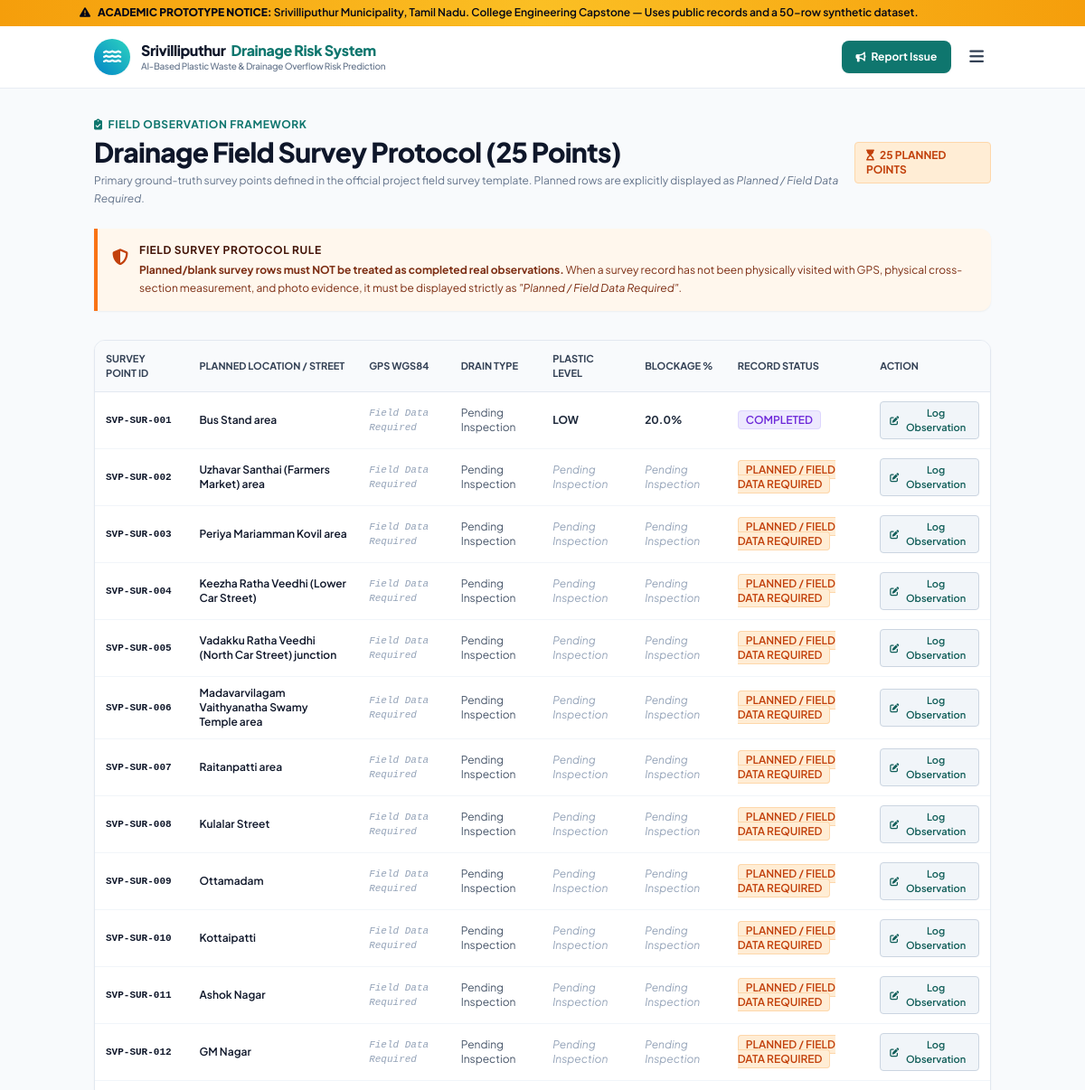
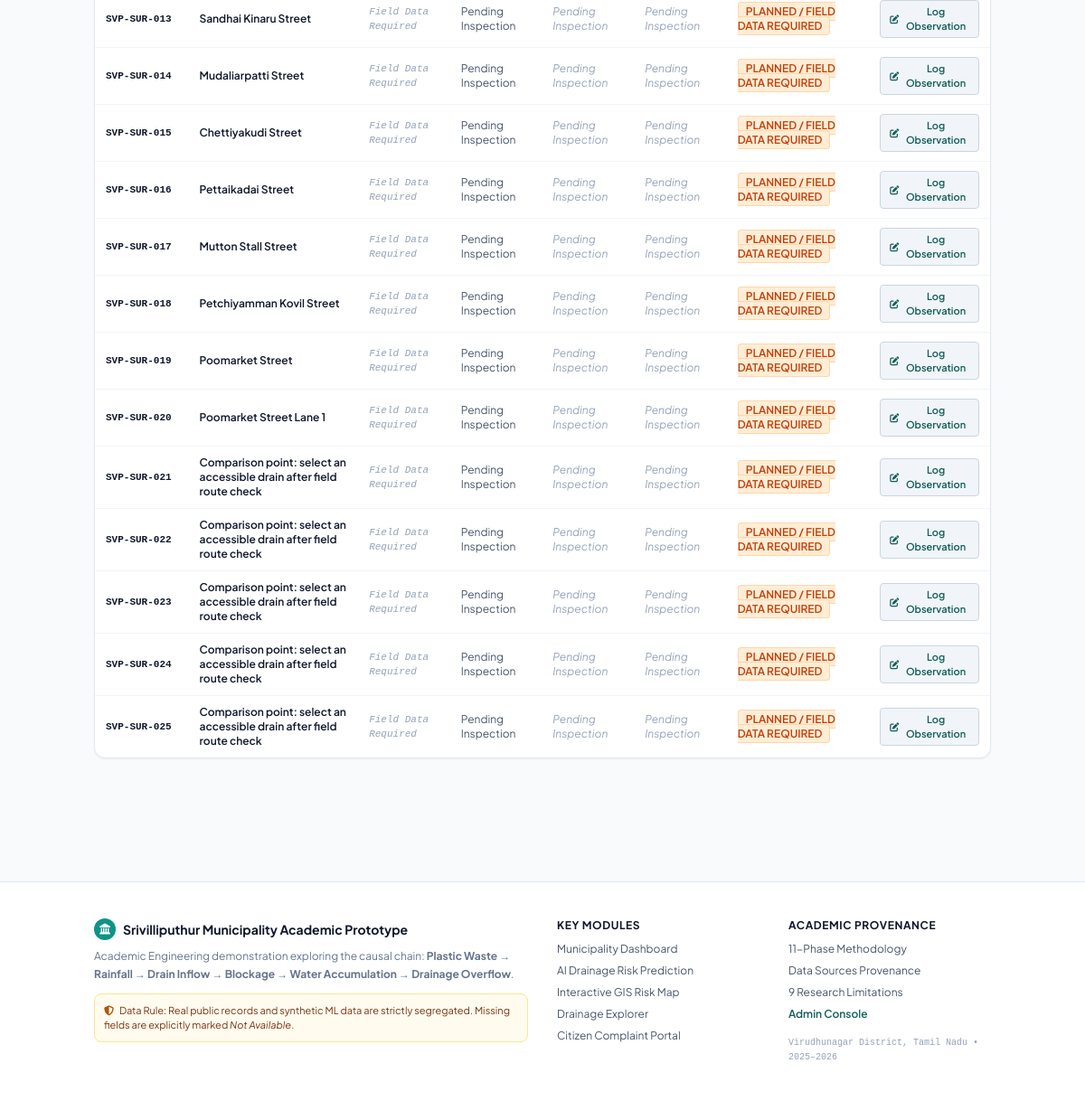
Screenshot of /field-survey with the database file from the repository (2 pictures, top to bottom).
### tables this page shows
CREATE TABLE field_surveys (
        id INTEGER PRIMARY KEY AUTOINCREMENT,
        survey_point_id TEXT UNIQUE NOT NULL,
        drain_id TEXT,
        survey_date TEXT,
        survey_time_ist TEXT,
        surveyor_id TEXT,
        ward_no INTEGER,
        street_or_location TEXT NOT NULL,
        landmark TEXT,
        latitude_wgs84 REAL,
        longitude_wgs84 REAL,
        gps_accuracy_m REAL,
        gps_method TEXT DEFAULT 'Phone GPS',
        drain_present TEXT,
        drain_type TEXT,
        drain_cover_status TEXT,
        drain_shape TEXT,
        drain_length_observed_m REAL,
        drain_width_m REAL,
        drain_depth_m REAL,
        water_depth_cm REAL,
        flow_observed TEXT,
        plastic_level TEXT,
        plastic_description TEXT,
        other_debris_level TEXT,
        sediment_depth_cm REAL,
        blockage_percent REAL,
        blockage_method TEXT,
        overflow_observed TEXT,
        overflow_evidence TEXT,
        overflow_severity TEXT,
        last_cleaning_date TEXT,
        cleaning_info_source TEXT,
        days_since_cleaning INTEGER,
        weather_at_visit TEXT,
        rainfall_recent_notes TEXT,
        notes TEXT,
        record_status TEXT NOT NULL DEFAULT 'PLANNED',
        data_quality_check TEXT
    );

### app.py (the view)
@app.route('/field-survey')
def field_survey():
    conn = get_db()
    c = conn.cursor()
    c.execute("SELECT * FROM field_surveys")
    surveys = [dict(row) for row in c.fetchall()]
    conn.close()
    return render_template('field_survey.html', surveys=surveys)

### app.py (called while the page is built)
def get_db():
    conn = sqlite3.connect(str(DB_PATH))
    conn.row_factory = sqlite3.Row
    return conn

@app.context_processor
def inject_global_context():
    return {
        'project_title': 'AI-Based Plastic Waste & Drainage Overflow Risk Prediction System',
        'municipality_name': 'Srivilliputhur Municipality',
        'state_name': 'Tamil Nadu',
        'prototype_disclaimer': 'Academic Demonstration Prototype — Built using public municipal records and a 50-row synthetic ML dataset. Not an official municipal deployment.',
        'current_year': '2026'
    }

    def __call__(self, environ, start_response):
        path = environ.get('PATH_INFO', '')
        for entry in ['/api/index.py', '/api/index']:
            if path == entry:
                environ['PATH_INFO'] = '/'
                break
            elif path.startswith(entry + '/'):
                environ['PATH_INFO'] = path[len(entry):]
                break
        return self.wsgi_app(environ, start_response)

### templates/field_survey.html (shortened to what this page needs)
{% extends "base.html" %}
{% block content %}
<div class="container mx-auto px-4 py-8">
  <div class="flex flex-col md:flex-row md:items-center justify-between gap-4 mb-6">
    <div>
      <div class="text-xs font-bold text-teal-700 uppercase tracking-wider mb-1 flex items-center gap-1.5">
        <i class="fa-solid fa-clipboard-check"></i> Field Observation Framework
      </div>
      <h1 class="text-2xl md:text-3xl font-extrabold text-slate-900 tracking-tight">
        Drainage Field Survey Protocol (25 Points)
      </h1>
      <p class="text-xs text-slate-500 mt-1 leading-relaxed">
        Primary ground-truth survey points defined in the official project field survey template. Planned rows are explicitly displayed as <em>Planned / Field Data Required</em>.
      </p>
    </div>
    <div class="flex items-center gap-2 self-start md:self-auto">
      <span class="badge-status-field-required px-3 py-1.5 text-xs font-bold">
        <i class="fa-solid fa-hourglass-start mr-1"></i> 25 PLANNED POINTS
      </span>
    </div>
  </div>
  <div class="p-4 bg-orange-50 border-l-4 border-orange-500 rounded-r-xl mb-8 shadow-sm">
    <div class="flex items-start gap-3">
      <i class="fa-solid fa-shield-halved text-orange-700 text-lg mt-0.5"></i>
      <div>
        <div class="text-xs font-bold text-orange-950 uppercase tracking-wider">Field Survey Protocol Rule</div>
        <p class="text-xs text-orange-900 mt-1 leading-relaxed">
          <strong>Planned/blank survey rows must NOT be treated as completed real observations.</strong>
          When a survey record has not been physically visited with GPS, physical cross-section measurement, and photo evidence, it must be displayed strictly as <em>"Planned / Field Data Required"</em>.
        </p>
      </div>
    </div>
  </div>
  <div class="bg-white border border-slate-200 rounded-xl shadow-sm overflow-hidden mb-10">
    <div class="overflow-x-auto">
      <table class="w-full text-xs text-left">
        <thead class="bg-slate-50 text-slate-700 font-semibold border-b border-slate-200 uppercase text-[11px]">
          <tr>
            <th class="px-3 py-3">Survey Point ID</th>
            <th class="px-3 py-3">Planned Location / Street</th>
            <th class="px-3 py-3">GPS WGS84</th>
            <th class="px-3 py-3">Drain Type</th>
            <th class="px-3 py-3">Plastic Level</th>
            <th class="px-3 py-3">Blockage %</th>
            <th class="px-3 py-3">Record Status</th>
            <th class="px-3 py-3">Action</th>
          </tr>
        </thead>
        <tbody class="divide-y divide-slate-100">
          {% for s in surveys %}
          <tr class="hover:bg-slate-50 transition" id="row-{{ s.survey_point_id }}">
            <td class="px-3 py-2.5 font-bold text-slate-900 font-mono text-[11px] whitespace-nowrap">{{ s.survey_point_id }}</td>
            <td class="px-3 py-2.5 font-semibold text-slate-900 max-w-xs">{{ s.street_or_location }}</td>
            <td class="px-3 py-2.5 text-slate-500 font-mono text-[11px]">
              {% if s.latitude_wgs84 and s.longitude_wgs84 %}
                {{ s.latitude_wgs84 }}, {{ s.longitude_wgs84 }}
              {% else %}
                <span class="text-slate-400 italic">Field Data Required</span>
              {% endif %}
            </td>
            <td class="px-3 py-2.5 text-slate-600">
              {{ s.drain_type if s.drain_type else 'Pending Inspection' }}
            </td>
            <td class="px-3 py-2.5">
              {% if s.plastic_level %}
                <span class="font-bold text-slate-800">{{ s.plastic_level }}</span>
              {% else %}
                <span class="text-slate-400 italic">Pending Inspection</span>
              {% endif %}
            </td>
            <td class="px-3 py-2.5">
              {% if s.blockage_percent %}
                <span class="font-bold text-slate-800">{{ s.blockage_percent }}%</span>
              {% else %}
                <span class="text-slate-400 italic">Pending Inspection</span>
              {% endif %}
            </td>
            <td class="px-3 py-2.5">
              {% if s.record_status == 'VALIDATED' %}
                <span class="badge-status-verified">VALIDATED</span>
              {% elif s.record_status == 'COMPLETED' %}
                <span class="badge-status-synthetic">COMPLETED</span>
              {% else %}
                <span class="badge-status-field-required">PLANNED / FIELD DATA REQUIRED</span>
              {% endif %}
            </td>
            <td class="px-3 py-2.5">
              <button onclick="openSurveyModal('{{ s.survey_point_id }}', '{{ s.street_or_location }}')" class="px-2.5 py-1 bg-slate-100 hover:bg-teal-50 text-teal-800 border border-slate-300 rounded font-semibold text-[11px] transition flex items-center gap-1">
                <i class="fa-solid fa-pen-to-square text-[10px]"></i> Log Observation
              </button>
            </td>
          </tr>
          {% endfor %}
        </tbody>
      </table>
    </div>
  </div>
</div>
{% endblock %}

### static/css/custom.css (style rules this page uses)
body { font-family: 'Plus Jakarta Sans', 'Inter', sans-serif; background-color: #f8fafc; color: #1e293b; }
code, pre, .font-mono { font-family: 'JetBrains Mono', monospace; }
.badge-status-synthetic { background-color: #ede9fe; color: #6d28d9; border: 1px solid #ddd6fe; font-weight: 600; font-size: 0.75rem; padding: 0.15rem 0.5rem; border-radius: 0.25rem; }
.badge-status-field-required { background-color: #ffedd5; color: #c2410c; border: 1px solid #fed7aa; font-weight: 600; font-size: 0.75rem; padding: 0.15rem 0.5rem; border-radius: 0.25rem; }

### rows the page displays
field_surveys: survey_point_id "SVP-SUR-001", street_or_location "Bus Stand area", drain_type "Pending Inspection", plastic_level "LOW", blockage_percent "20.0", record_status "COMPLETED"
field_surveys: survey_point_id "SVP-SUR-002", street_or_location "Uzhavar Santhai (Farmers Market) area", drain_type "Pending Inspection", record_status "PLANNED / FIELD DATA REQUIRED"
field_surveys: survey_point_id "SVP-SUR-003", street_or_location "Periya Mariamman Kovil area", drain_type "Pending Inspection", record_status "PLANNED / FIELD DATA REQUIRED"
field_surveys: survey_point_id "SVP-SUR-004", street_or_location "Keezha Ratha Veedhi (Lower Car Street)", drain_type "Pending Inspection", record_status "PLANNED / FIELD DATA REQUIRED"
field_surveys: survey_point_id "SVP-SUR-005", street_or_location "Vadakku Ratha Veedhi (North Car Street) junction", drain_type "Pending Inspection", record_status "PLANNED / FIELD DATA REQUIRED"
field_surveys: survey_point_id "SVP-SUR-006", street_or_location "Madavarvilagam Vaithyanatha Swamy Temple area", drain_type "Pending Inspection", record_status "PLANNED / FIELD DATA REQUIRED"
field_surveys: survey_point_id "SVP-SUR-007", street_or_location "Raitanpatti area", drain_type "Pending Inspection", record_status "PLANNED / FIELD DATA REQUIRED"
field_surveys: survey_point_id "SVP-SUR-008", street_or_location "Kulalar Street", drain_type "Pending Inspection", record_status "PLANNED / FIELD DATA REQUIRED"
field_surveys: survey_point_id "SVP-SUR-009", street_or_location "Ottamadam", drain_type "Pending Inspection", record_status "PLANNED / FIELD DATA REQUIRED"
field_surveys: survey_point_id "SVP-SUR-010", street_or_location "Kottaipatti", drain_type "Pending Inspection", record_status "PLANNED / FIELD DATA REQUIRED"
field_surveys: survey_point_id "SVP-SUR-011", street_or_location "Ashok Nagar", drain_type "Pending Inspection", record_status "PLANNED / FIELD DATA REQUIRED"
field_surveys: survey_point_id "SVP-SUR-012", street_or_location "GM Nagar", drain_type "Pending Inspection", record_status "PLANNED / FIELD DATA REQUIRED"
field_surveys: survey_point_id "SVP-SUR-013", street_or_location "Sandhai Kinaru Street", drain_type "Pending Inspection", record_status "PLANNED / FIELD DATA REQUIRED"
field_surveys: survey_point_id "SVP-SUR-014", street_or_location "Mudaliarpatti Street", drain_type "Pending Inspection", record_status "PLANNED / FIELD DATA REQUIRED"
field_surveys: survey_point_id "SVP-SUR-015", street_or_location "Chettiyakudi Street", drain_type "Pending Inspection", record_status "PLANNED / FIELD DATA REQUIRED"
field_surveys: survey_point_id "SVP-SUR-016", street_or_location "Pettaikadai Street", drain_type "Pending Inspection", record_status "PLANNED / FIELD DATA REQUIRED"
field_surveys: survey_point_id "SVP-SUR-017", street_or_location "Mutton Stall Street", drain_type "Pending Inspection", record_status "PLANNED / FIELD DATA REQUIRED"
field_surveys: survey_point_id "SVP-SUR-018", street_or_location "Petchiyamman Kovil Street", drain_type "Pending Inspection", record_status "PLANNED / FIELD DATA REQUIRED"
field_surveys: survey_point_id "SVP-SUR-019", street_or_location "Poomarket Street", drain_type "Pending Inspection", record_status "PLANNED / FIELD DATA REQUIRED"
field_surveys: survey_point_id "SVP-SUR-020", street_or_location "Poomarket Street Lane 1", drain_type "Pending Inspection", record_status "PLANNED / FIELD DATA REQUIRED"
field_surveys: survey_point_id "SVP-SUR-021", street_or_location "Comparison point: select an accessible drain after field route check", drain_type "Pending Inspection", record_status "PLANNED / FIELD DATA REQUIRED"
field_surveys: survey_point_id "SVP-SUR-022", street_or_location "Comparison point: select an accessible drain after field route check", drain_type "Pending Inspection", record_status "PLANNED / FIELD DATA REQUIRED"
field_surveys: survey_point_id "SVP-SUR-023", street_or_location "Comparison point: select an accessible drain after field route check", drain_type "Pending Inspection", record_status "PLANNED / FIELD DATA REQUIRED"
field_surveys: survey_point_id "SVP-SUR-024", street_or_location "Comparison point: select an accessible drain after field route check", drain_type "Pending Inspection", record_status "PLANNED / FIELD DATA REQUIRED"
field_surveys: survey_point_id "SVP-SUR-025", street_or_location "Comparison point: select an accessible drain after field route check", drain_type "Pending Inspection", record_status "PLANNED / FIELD DATA REQUIRED"
